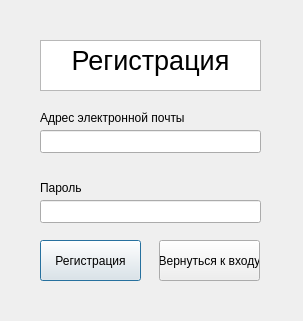
<?xml version="1.0" encoding="UTF-8"?>
<ui version="4.0">
 <class>registration</class>
 <widget class="QDialog" name="registration">
  <property name="geometry">
   <rect>
    <x>0</x>
    <y>0</y>
    <width>303</width>
    <height>321</height>
   </rect>
  </property>
  <property name="windowTitle">
   <string>Dialog</string>
  </property>
  <widget class="QTextBrowser" name="textBrowser">
   <property name="geometry">
    <rect>
     <x>40</x>
     <y>40</y>
     <width>221</width>
     <height>51</height>
    </rect>
   </property>
   <property name="html">
    <string>&lt;!DOCTYPE HTML PUBLIC &quot;-//W3C//DTD HTML 4.0//EN&quot; &quot;http://www.w3.org/TR/REC-html40/strict.dtd&quot;&gt;
&lt;html&gt;&lt;head&gt;&lt;meta name=&quot;qrichtext&quot; content=&quot;1&quot; /&gt;&lt;meta charset=&quot;utf-8&quot; /&gt;&lt;style type=&quot;text/css&quot;&gt;
p, li { white-space: pre-wrap; }
hr { height: 1px; border-width: 0; }
li.unchecked::marker { content: &quot;\2610&quot;; }
li.checked::marker { content: &quot;\2612&quot;; }
&lt;/style&gt;&lt;/head&gt;&lt;body style=&quot; font-family:'Sans Serif'; font-size:9pt; font-weight:400; font-style:normal;&quot;&gt;
&lt;p align=&quot;center&quot; style=&quot; margin-top:0px; margin-bottom:0px; margin-left:0px; margin-right:0px; -qt-block-indent:0; text-indent:0px;&quot;&gt;&lt;span style=&quot; font-size:20pt;&quot;&gt;Регистрация&lt;/span&gt;&lt;/p&gt;&lt;/body&gt;&lt;/html&gt;</string>
   </property>
  </widget>
  <widget class="QLabel" name="label">
   <property name="geometry">
    <rect>
     <x>40</x>
     <y>110</y>
     <width>151</width>
     <height>16</height>
    </rect>
   </property>
   <property name="text">
    <string>Адрес электронной почты</string>
   </property>
  </widget>
  <widget class="QLabel" name="label_2">
   <property name="geometry">
    <rect>
     <x>40</x>
     <y>180</y>
     <width>52</width>
     <height>15</height>
    </rect>
   </property>
   <property name="text">
    <string>Пароль</string>
   </property>
  </widget>
  <widget class="QLineEdit" name="lineEdit_2">
   <property name="geometry">
    <rect>
     <x>40</x>
     <y>130</y>
     <width>221</width>
     <height>23</height>
    </rect>
   </property>
  </widget>
  <widget class="QLineEdit" name="lineEdit_3">
   <property name="geometry">
    <rect>
     <x>40</x>
     <y>200</y>
     <width>221</width>
     <height>23</height>
    </rect>
   </property>
  </widget>
  <widget class="QPushButton" name="pushButton">
   <property name="geometry">
    <rect>
     <x>40</x>
     <y>240</y>
     <width>101</width>
     <height>41</height>
    </rect>
   </property>
   <property name="text">
    <string>Регистрация</string>
   </property>
  </widget>
  <widget class="QPushButton" name="pushButton_2">
   <property name="geometry">
    <rect>
     <x>159</x>
     <y>240</y>
     <width>101</width>
     <height>41</height>
    </rect>
   </property>
   <property name="text">
    <string>Вернуться к входу</string>
   </property>
  </widget>
 </widget>
 <resources/>
 <connections/>
</ui>
